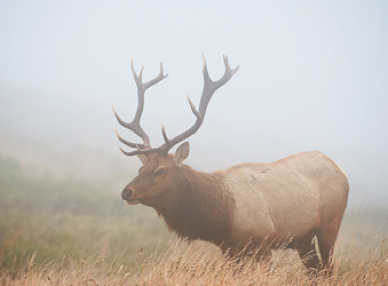
#> input picture Entregable02_AdquisicionImagenes/res/alce.png, 388 x 286 px
$ jupyter execute 'Actividad Semana 3.ipynb'
#> lines starting #> are read from the running program, lines starting #| are printed output that depends on the picture
# Actividades Semana 3

[cell 1]
#Importar las librerías a usar

import cv2
import numpy as np
import matplotlib.pyplot as plt

Lea con OpenCV la imagen "alce.png" que está dentro de la carpeta "res". Conviértala a RGB y luego divídala en cuatro cuadrantes tales que el primer cuadrante muestre el color original de la imagen, el segundo muestre el canal azul únicamente, el tercero muestre el canal verde y el cuarto muestre el canal rojo.
<br>Debe obtener lo siguiente: </br>

[cell 2]
#Leer la imagen del alce en RGB
###Escriba su código aquí (aprox 2 lineas)###
#Primero se lee la imagen a color
img = cv2.imread("./res/alce.png")
#> img is the input picture: shape (286, 388, 3); mean B, G, R 185, 190.6, 196.3
#Luego se hace conversión a RGB
img_rgb_original = cv2.cvtColor(img, cv2.COLOR_BGR2RGB)
###Modificación termina aquí###

#Mostrar Imagen
plt.imshow(img_rgb_original)

[cell 3]
img_shape = img_rgb_original.shape
#> img_shape = (286, 388, 3)
height = img_shape[0]
#> height = 286
width = img_shape[1]
#> width = 388
half_height = height//2
#> half_height = 143
half_width = width//2
#> half_width = 194
print(img_shape)
#| (286, 388, 3)

[cell 4]
###Escriba su código aquí (aprox 6 lineas)###
img_rgb = img_rgb_original.copy()
img_rgb[0:half_height, half_width:width, 0] = 0
img_rgb[0:half_height, half_width:width, 1] = 0
img_rgb[half_height:height, 0:half_width, 0] = 0
img_rgb[half_height:height, 0:half_width, 2] = 0
img_rgb[half_height:height, half_width:width, 1] = 0
img_rgb[half_height:height, half_width:width, 2] = 0
###Modificación termina aquí###
#Mostrar imagen
plt.imshow(img_rgb)

### Salida esperada:

---

## Actividad 2.

Algunos problemas de visión artificial, suelen abordarse mediante el estudio de los canales de los espacios de color, algunos de ellos: RGB, HSV, LAB, YUV y XYZ.

<br>Lea la imagen "frutas.jpg" que se encuentra en la carpeta "res" y realice un subplot que muestre la imagen en cada uno de los canales que conforman los espacios de color nombrados anteriormente. Adicionalmente muestre la imagen en escala de grises</br>

[cell 5]
#Leer imagen con opecnv
img = cv2.imread("res/frutas.jpg", cv2.IMREAD_COLOR)
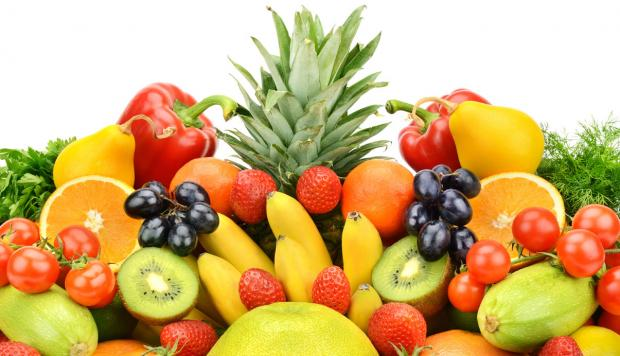
#> input picture Entregable02_AdquisicionImagenes/res/frutas.jpg, 620 x 356 px
#> img is the input picture: shape (356, 620, 3); mean B, G, R 113.7, 174.4, 208.1

#Convertir a escalas de grises
img_gray = cv2.imread("res/frutas.jpg", cv2.IMREAD_GRAYSCALE)
#> img_gray: shape (356, 620); min 0, max 255, mean 177.6
#Convertir a RGB
img_rgb = cv2.cvtColor(img, cv2.COLOR_BGR2RGB)
#> img_rgb: shape (356, 620, 3)
#Convertir a HSV
img_hsv = cv2.cvtColor(img, cv2.COLOR_BGR2HSV)
#> img_hsv: shape (356, 620, 3); mean H, S, V 22.6, 128.4, 212.3
#Convertir a LAB
img_lab = cv2.cvtColor(img, cv2.COLOR_BGR2LAB)
#> img_lab: shape (356, 620, 3); mean of channels 0, 1, 2 187.7, 134.7, 163.4
#Convertir a YUV
img_yuv = cv2.cvtColor(img, cv2.COLOR_BGR2YUV)
#> img_yuv: shape (356, 620, 3); mean of channels 0, 1, 2 177.5, 96.6, 154.8
#Convertir a XYZ
img_xyz = cv2.cvtColor(img, cv2.COLOR_BGR2XYZ)
#> img_xyz: shape (356, 620, 3); mean of channels 0, 1, 2 168.6, 177.2, 126.8


#Se crea un subplot de 2x3, para mostrar las 6 imágenes y compararlas.
fig, ((ax1, ax2, ax3), (ax4, ax5, ax6)) = plt.subplots(2,3, figsize=(28, 15))
fig.suptitle('Espacio de colores', fontsize=20)
ax1.set_title('Escala de grises')
ax1.imshow(img_gray, cmap = "gray", aspect='auto')
ax2.set_title('RGB')
ax2.imshow(img_rgb, aspect='auto')
ax3.set_title('HSV')
ax3.imshow(img_hsv, aspect='auto')
ax4.set_title('LAB')
ax4.imshow(img_lab, aspect='auto')
ax5.set_title('YUV')
ax5.imshow(img_yuv, aspect='auto')
ax6.set_title('XYZ')
ax6.imshow(img_xyz, aspect='auto')

[cell 6]
#Canales RGB
###Escriba su código aquí (aprox 3 líneas)###
img_R = img_rgb[:,:,0]
img_G = img_rgb[:,:,1]
img_B = img_rgb[:,:,2]
###Modificación termina aquí###
#Se crea el subplot 1x3
fig, (ax1, ax2, ax3) = plt.subplots(1,3, figsize=(30, 7))
#Se ponen títulos y se muestran las imágenes
fig.suptitle('Canales RGB', fontsize=20)
ax1.set_title('Canal R')
ax1.imshow(img_R, cmap='gray', aspect='auto')
ax2.set_title('Canal G')
ax2.imshow(img_G, cmap='gray', aspect='auto')
ax3.set_title('Canal B')
ax3.imshow(img_B, cmap='gray', aspect='auto')

### Salida esperada:

[cell 7]
#Canales HSV
###Escriba su código aquí (aprox 3 líneas)###
img_H = img_hsv[:,:,0]
img_S = img_hsv[:,:,1]
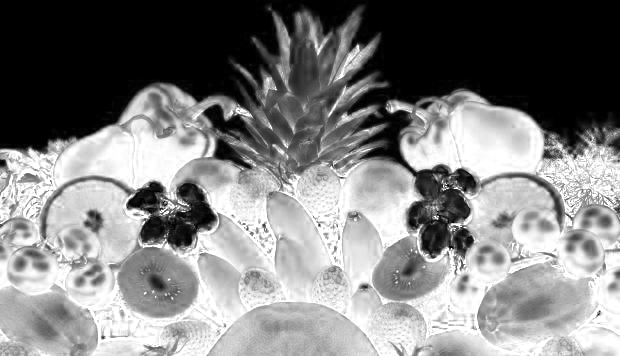
#> img_S: shape (356, 620); min 0, max 255, mean 128.4
img_V = img_hsv[:,:,2]
###Modificación termina aquí###
#Se crea el subplot 1x3
fig, (ax1, ax2, ax3) = plt.subplots(1,3, figsize=(30, 7))
#Se ponen títulos y se muestran las imágenes
fig.suptitle('Canales HSV', fontsize=20)
ax1.set_title('Canal H')
ax1.imshow(img_H, cmap='gray', aspect='auto')
ax2.set_title('Canal S')
ax2.imshow(img_S, cmap='gray', aspect='auto')
ax3.set_title('Canal V')
ax3.imshow(img_V, cmap='gray', aspect='auto')

### Salida esperada:

[cell 8]
#Canales LAB
###Escriba su código aquí (aprox 3 líneas)###
img_L = img_lab[:,:,0]
img_A = img_lab[:,:,1]
img_B = img_lab[:,:,2]
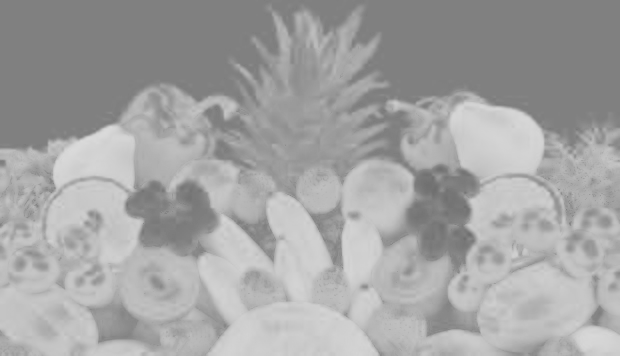
#> img_B: shape (356, 620); min 111, max 218, mean 163.4
###Modificación termina aquí###
#Se crea el subplot 1x3
fig, (ax1, ax2, ax3) = plt.subplots(1,3, figsize=(30, 7))
#Se ponen títulos y se muestran las imágenes
fig.suptitle('Canales LAB', fontsize=20)
ax1.set_title('Canal L')
ax1.imshow(img_L, cmap='gray', aspect='auto')
ax2.set_title('Canal A')
ax2.imshow(img_A, cmap='gray', aspect='auto')
ax3.set_title('Canal B')
ax3.imshow(img_B, cmap='gray', aspect='auto')

### Salida esperada:

[cell 9]
#Canales YUV
###Escriba su código aquí (aprox 3 líneas)###
img_Y = img_yuv[:,:,0]
img_U = img_yuv[:,:,1]
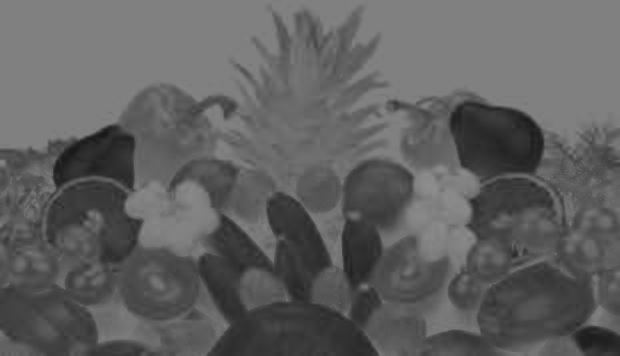
#> img_U: shape (356, 620); min 24, max 142, mean 96.6
img_V = img_yuv[:,:,2]
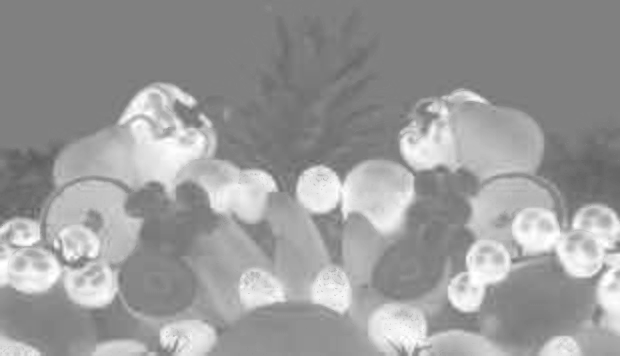
#> img_V: shape (356, 620); min 93, max 255, mean 154.8
###Modificación termina aquí###
#Se crea el subplot 1x3
fig, (ax1, ax2, ax3) = plt.subplots(1,3, figsize=(30, 7))
#Se ponen títulos y se muestran las imágenes
fig.suptitle('Canales YUV', fontsize=20)
ax1.set_title('Canal Y')
ax1.imshow(img_Y, cmap='gray', aspect='auto')
ax2.set_title('Canal U')
ax2.imshow(img_U, cmap='gray', aspect='auto')
ax3.set_title('Canal V')
ax3.imshow(img_V, cmap='gray', aspect='auto')

### Salida esperada:

[cell 10]
#Canales XYZ
###Escriba su código aquí (aprox 3 líneas)###
img_X = img_xyz[:,:,0]
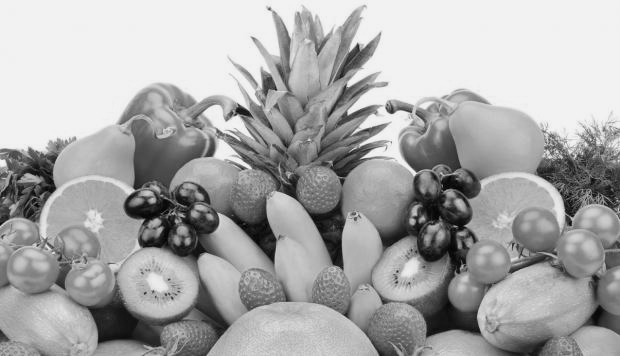
#> img_X: shape (356, 620); min 0, max 242, mean 168.6
img_Y = img_xyz[:,:,1]
img_Z = img_xyz[:,:,2]
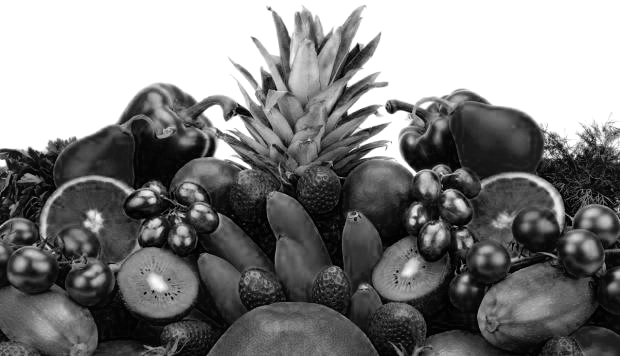
#> img_Z: shape (356, 620); min 0, max 255, mean 126.8
###Modificación termina aquí###
#Se crea el subplot 1x3
fig, (ax1, ax2, ax3) = plt.subplots(1,3, figsize=(30, 7))
#Se ponen títulos y se muestran las imágenes
fig.suptitle('Canales XYZ', fontsize=20)
ax1.set_title('Canal X')
ax1.imshow(img_X, cmap='gray', aspect='auto')
ax2.set_title('Canal Y')
ax2.imshow(img_Y, cmap='gray', aspect='auto')
ax3.set_title('Canal Z')
ax3.imshow(img_Z, cmap='gray', aspect='auto')

### Salida esperada:

¿Qué método propondría usted para diferenciar cada uno de los canales pertenecientes a los diferentes espacios de color? ¿Cómo las diferenciaría de la imagen en escala de grises?

##### Nota: Es opcional y es libre de responder como usted quiera.

## Actividad 3.

La versión de NTSC aprobada por la Comisión Federal de Comunicaciones, en Estados Unidos, realiza una ligera variación en las ecuaciones del modelo YIQ:

<br>Lea la imagen "cells.png" que se encuentra en la carpeta "res", escriba un código donde implemente la transformación lineal YIQ  modificada sobre el espacio de color RGB.</br>
<br><b>Ayuda: Escriba en forma matricial el sistema para conocer las componentes R, G, B de los canales Y, I, Q.<b></br>

[cell 11]
#Se lee la imagen
img = cv2.imread("res/cells.png", cv2.IMREAD_COLOR)
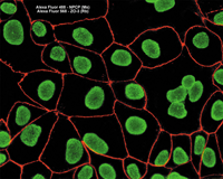
#> input picture Entregable02_AdquisicionImagenes/res/cells.png, 223 x 179 px
#> img is the input picture: shape (179, 223, 3); mean B, G, R 14.2, 33.3, 25.8
img_rgb = cv2.cvtColor(img, cv2.COLOR_BGR2RGB)
#> img_rgb: shape (179, 223, 3)

#Se descompone en los canales RGB
###Escriba su código aquí (aprox 3 líneas)###
img_R = img_rgb[:,:,0]
#> img_R: shape (179, 223)
img_G = img_rgb[:,:,1]
#> img_G: shape (179, 223)
img_B = img_rgb[:,:,2]
#> img_B: shape (179, 223)
###Modificación termina aquí###

#Se obtienen los canales YIQ mediante una transformación lineal
###Escriba su código aquí (aprox 3 líneas)###
img_Y = 0.3*img_R + 0.59*img_G + 0.11*img_B
#> img_Y: shape (179, 223) float64
img_I = -0.27*(img_B - img_Y) + 0.74*(img_R - img_Y)
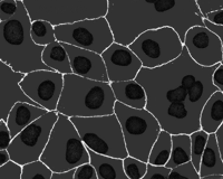
#> img_I: shape (179, 223) float64; min -29.42, max 119.6, mean 1.6; drawn with min black and max white
img_Q = 0.41*(img_B - img_Y) + 0.48*(img_R - img_Y)
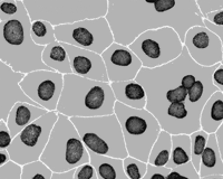
#> img_Q: shape (179, 223) float64; min -72.57, max 30.59, mean -7.6; drawn with min black and max white
###Modificación termina aquí###

#Mostrar y comparar imágenes
fig, ((ax1, ax2, ax3)) = plt.subplots(1,3, figsize=(20, 5))
fig.suptitle('Transformación lineal YIQ modificada', fontsize=20)
ax1.set_title('Canal Y del YIQ')
ax1.imshow(img_Y, cmap='gray', aspect='auto')
ax2.set_title('Canal I del YIQ')
ax2.imshow(img_I, cmap='gray', aspect='auto')
ax3.set_title('Canal Q del YIQ')
ax3.imshow(img_Q, cmap='gray', aspect='auto')

### Salida esperada:

¿En qué se diferencia la transformación YIQ, con la transformación ligeramente modificada? ¿Son idénticas? Pruebe comparando con el ejemplo implementado en clase.

[cell 12]
# YIQ Visto en clase
img_Y_2 = 0.299*img_R + 0.587*img_G + 0.114*img_B
img_I_2 = 0.596*img_R - 0.274*img_G - 0.322*img_B
img_Q_2 = 0.211*img_R - 0.523*img_G + 0.312*img_B

#Mostrar y comparar imágenes
fig, ((ax1, ax2, ax3), (ax4, ax5, ax6)) = plt.subplots(2,3, figsize=(28, 15))
fig.suptitle('YIQ(clase) vs YIQ(actividad)', fontsize=20)
ax1.set_title('Canal R del RGB')
ax1.imshow(img_Y_2, cmap='gray', aspect='auto')
ax2.set_title('Canal G del RGB')
ax2.imshow(img_I_2, cmap='gray', aspect='auto')
ax3.set_title('Canal B del RGB')
ax3.imshow(img_Q_2, cmap='gray', aspect='auto')
ax4.set_title('Canal Y del YIQ')
ax4.imshow(img_Y, cmap='gray', aspect='auto')
ax5.set_title('Canal I del YIQ')
ax5.imshow(img_I, cmap='gray', aspect='auto')
ax6.set_title('Canal Q del YIQ')
ax6.imshow(img_Q, cmap='gray', aspect='auto')

[cell 13]
diff_Y = cv2.absdiff(img_Y,img_Y_2)
diff_I = cv2.absdiff(img_I,img_I_2)
diff_Q = cv2.absdiff(img_Q,img_Q_2)

diff_Y = np.uint8(diff_Y)
diff_I = np.uint8(diff_I)
diff_Q = np.uint8(diff_Q)

#Mostrar y comparar imágenes
fig, ((ax1, ax2, ax3), (ax4, ax5, ax6), (ax7, ax8, ax9)) = plt.subplots(3,3, figsize=(20, 15))
# fig.suptitle('Transformación lineal YIQ modificada', fontsize=20)
ax1.set_title('Y (YIQ_Actividad - YIQ_Clase)')
ax1.imshow(diff_Y, cmap='gray')
ax2.set_title('I (YIQ_Actividad - YIQ_Clase)')
ax2.imshow(diff_I, cmap='gray')
ax3.set_title('Q (YIQ_Actividad - YIQ_Clase)')
ax3.imshow(diff_Q, cmap='gray')

ax4.set_title('Canal Y del YIQ_Clase')
ax4.imshow(img_Y_2, cmap='gray', aspect='auto')
ax5.set_title('Canal I del YIQ_Clase')
ax5.imshow(img_I_2, cmap='gray', aspect='auto')
ax6.set_title('Canal Q del YIQ_Clase')
ax6.imshow(img_Q_2, cmap='gray', aspect='auto')
ax7.set_title('Canal Y del YIQ_Actividad')
ax7.imshow(img_Y, cmap='gray', aspect='auto')
ax8.set_title('Canal I del YIQ_Actividad')
ax8.imshow(img_I, cmap='gray', aspect='auto')
ax9.set_title('Canal Q del YIQ_Actividad')

ax9.imshow(img_Q, cmap='gray', aspect='auto')

[cell 14]
# Check value points at image center
img_shape = diff_Y.shape
#> img_shape = (179, 223)
mid_height = img_shape[0]
#> mid_height = 179
mid_width = img_shape[1]
#> mid_width = 223
margin = 5

# Just to check the
center_crop_Y = diff_Y[mid_height-margin:mid_height+margin,mid_width-margin:mid_width+margin]
#> center_crop_Y = [[0, 0, 0, 0, 0], [0, 0, 0, 0, 0], [0, 0, 0, 0, 0], [0, 0, 0, 0, 0], [0, 0, 0, 0, 0]]
center_crop_I = diff_I[mid_height-margin:mid_height+margin,mid_width-margin:mid_width+margin]
#> center_crop_I has the same summary as center_crop_Y
center_crop_Q = diff_Q[mid_height-margin:mid_height+margin,mid_width-margin:mid_width+margin]
#> center_crop_Q has the same summary as center_crop_Y

print("Y:")
print(center_crop_Y)
#| [[0 0 0 0 0]
#|  [0 0 0 0 0]
#|  [0 0 0 0 0]
#|  [0 0 0 0 0]
#|  [0 0 0 0 0]]
print("I:")
print(center_crop_I)
#| [[0 0 0 0 0]
#|  [0 0 0 0 0]
#|  [0 0 0 0 0]
#|  [0 0 0 0 0]
#|  [0 0 0 0 0]]
print("Q:")
print(center_crop_Q)
#| [[0 0 0 0 0]
#|  [0 0 0 0 0]
#|  [0 0 0 0 0]
#|  [0 0 0 0 0]
#|  [0 0 0 0 0]]
# print("{}, {}".format(mid_height, mid_width))
